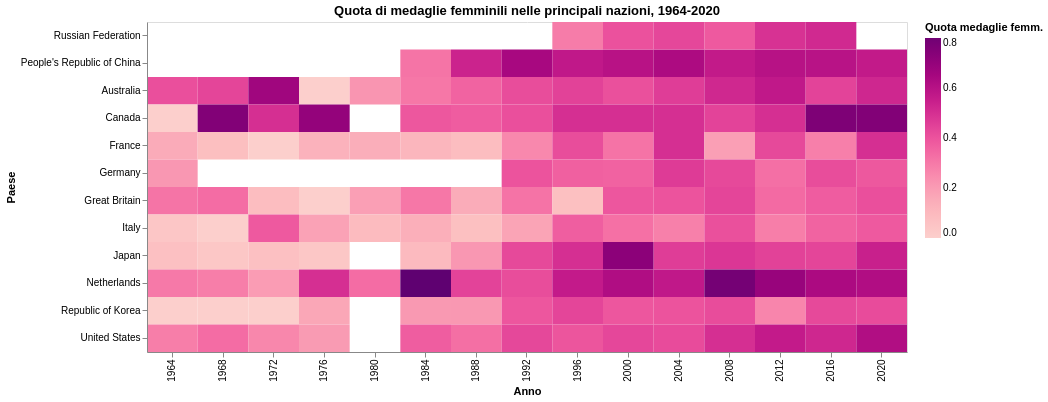

Notebook code cell kept with this figure:
### Markdown cell above
## 8. Evoluzione per le principali nazioni

La heatmap mostra come cambia la quota di medaglie femminili nel tempo per i paesi con piu' medaglie femminili dal 2000 in poi. Serve a distinguere due casi diversi:

- paesi storicamente forti anche nelle competizioni femminili;
- paesi in cui il contributo femminile cresce solo nelle edizioni piu' recenti.

### Code cell
top_nocs = country_recent.nlargest(12, "female_medals")["country_noc"].tolist()
heat_data = panel.loc[panel["country_noc"].isin(top_nocs)].copy()
heat_data = heat_data.loc[heat_data["total_medals"] > 0].copy()
heat_data["female_medal_share_label"] = heat_data["female_medal_share"].fillna(0)

heatmap = (
    alt.Chart(heat_data)
    .mark_rect()
    .encode(
        x=alt.X("year:O", title="Anno"),
        y=alt.Y("country:N", title="Paese", sort="-x"),
        color=alt.Color(
            "female_medal_share_label:Q",
            title="Quota medaglie femm.",
            scale=alt.Scale(scheme="redpurple", domain=[0, 0.8]),
        ),
        tooltip=[
            alt.Tooltip("country:N", title="Paese"),
            alt.Tooltip("year:O", title="Anno"),
            alt.Tooltip("female_medals:Q", title="Medaglie femm.", format=",.0f"),
            alt.Tooltip("total_medals:Q", title="Medaglie totali", format=",.0f"),
            alt.Tooltip("female_medal_share_label:Q", title="Quota femm.", format=".1%"),
        ],
    )
    .properties(
        width=760,
        height=330,
        title="Quota di medaglie femminili nelle principali nazioni, 1964-2020",
    )
)

heatmap

### Figure 1 — Vega-Lite specification as saved in the notebook (floating-point values rounded to 4 significant figures; data arrays with more than 128 entries replaced by an {"elided": "..."} marker saying what was removed)
{"config": {"view": {"continuousWidth": 300, "continuousHeight": 300}}, "data": {"name": "data-e7094cb6786e17fea0457cd3ffa9f2f6"}, "mark": {"type": "rect"}, "encoding": {"color": {"field": "female_medal_share_label", "scale": {"domain": [0, 0.8], "scheme": "redpurple"}, "title": "Quota medaglie femm.", "type": "quantitative"}, "tooltip": [{"field": "country", "title": "Paese", "type": "nominal"}, {"field": "year", "title": "Anno", "type": "ordinal"}, {"field": "female_medals", "format": ",.0f", "title": "Medaglie femm.", "type": "quantitative"}, {"field": "total_medals", "format": ",.0f", "title": "Medaglie totali", "type": "quantitative"}, {"field": "female_medal_share_label", "format": ".1%", "title": "Quota femm.", "type": "quantitative"}], "x": {"field": "year", "title": "Anno", "type": "ordinal"}, "y": {"field": "country", "sort": "-x", "title": "Paese", "type": "nominal"}}, "height": 330, "title": "Quota di medaglie femminili nelle principali nazioni, 1964-2020", "width": 760, "$schema": "https://vega.github.io/schema/vega-lite/v6.4.1.json", "datasets": {"data-e7094cb6786e17fea0457cd3ffa9f2f6": {"elided": "156 records"}}}
